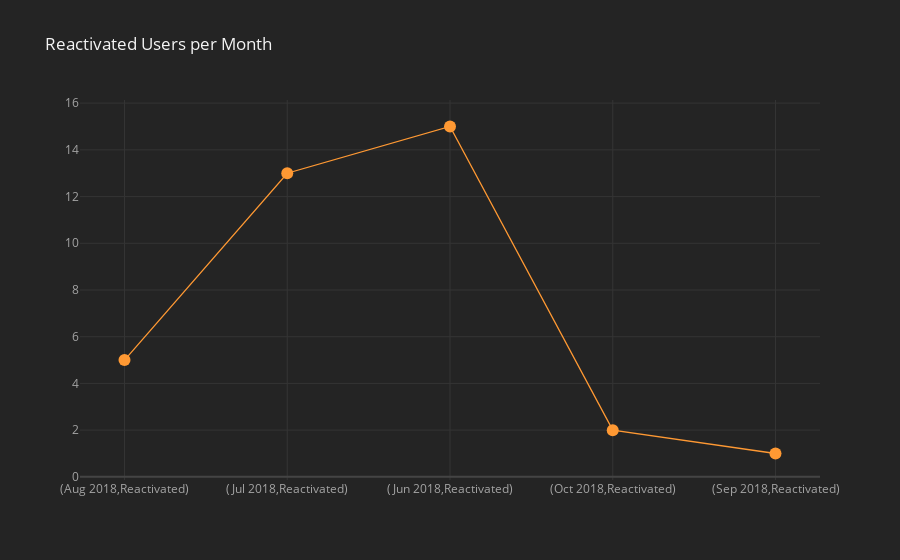

This figure's notebook cell:
### Markdown cell above
***Visualizing the reactivated user count for each month with a Line Plot using Plotly/Cufflinks***

### Code cell
m.iplot(kind = 'line', mode = 'lines+markers', title = 'Reactivated Users per Month')

### Figure 1 — Plotly figure (JSON) as saved in the notebook; plotly's stock layout.template omitted (floating-point values rounded to 4 significant figures)
{"data": [{"line": {"color": "rgba(255, 153, 51, 1.0)", "dash": "solid", "shape": "linear", "width": 1.3}, "marker": {"size": 12, "symbol": "circle"}, "mode": "lines+markers", "name": "userType", "text": "", "type": "scatter", "x": ["(Aug 2018,Reactivated)", "(Jul 2018,Reactivated)", "(Jun 2018,Reactivated)", "(Oct 2018,Reactivated)", "(Sep 2018,Reactivated)"], "y": [5, 13, 15, 2, 1]}], "layout": {"legend": {"bgcolor": "#242424", "font": {"color": "#F4F4F4"}}, "paper_bgcolor": "#242424", "plot_bgcolor": "#242424", "title": {"font": {"color": "#F4F4F4"}, "text": "Reactivated Users per Month"}, "xaxis": {"gridcolor": "#343434", "showgrid": true, "tickfont": {"color": "#A4A4A4"}, "title": {"font": {"color": "#A4A4A4"}, "text": ""}, "zerolinecolor": "#444444"}, "yaxis": {"gridcolor": "#343434", "showgrid": true, "tickfont": {"color": "#A4A4A4"}, "title": {"font": {"color": "#A4A4A4"}, "text": ""}, "zerolinecolor": "#444444"}}}
